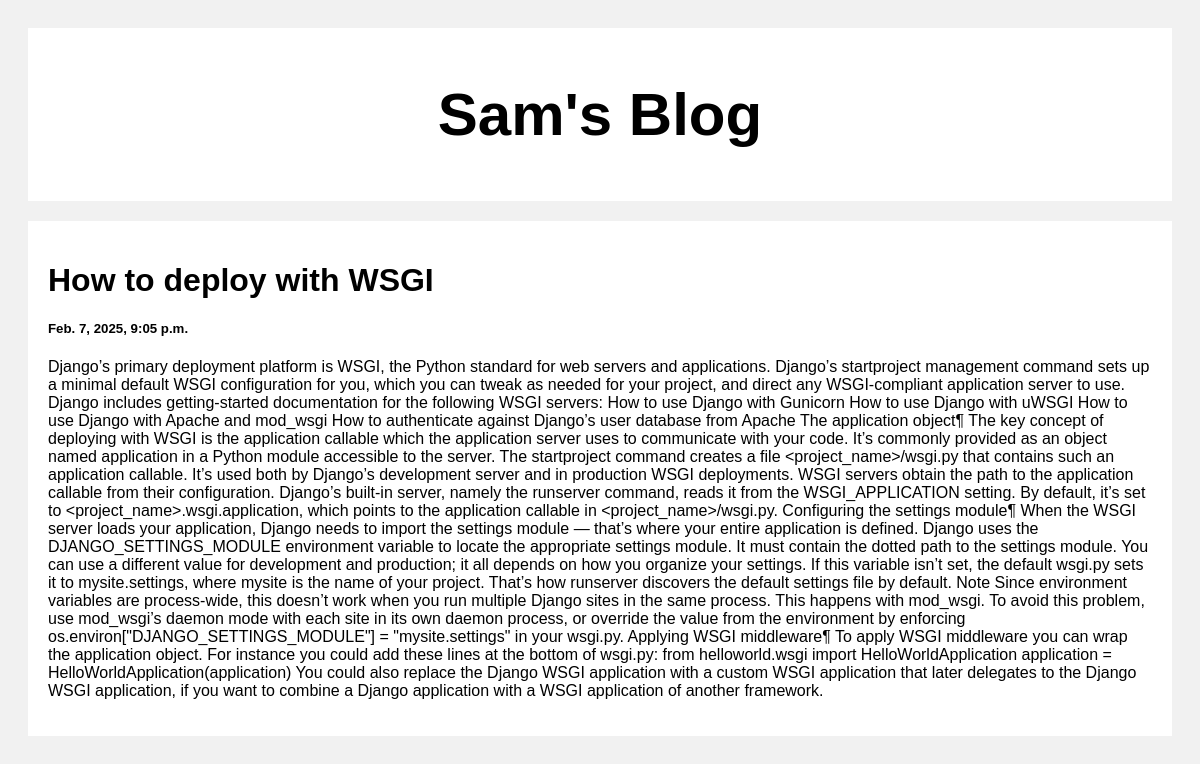
Screenshot of /post/2 with the database file from the repository.
### posts/models.py (models this page shows)
class Post(models.Model):
    title = models.CharField(max_length=100)
    created_at = models.DateTimeField(default=datetime.now, blank=True)
    body = models.CharField(max_length=1000000)

### posts/views.py (the view)
# urls.py: path('post/<str:pk>', views.post, name = "post")
def post(request, pk):
    post = Post.objects.get(id = pk)
    return render(request, "post.html", {'post': post})

### templates/post.html (shortened to what this page needs)
<!DOCTYPE html>
<html>
<head>
</head>
<body>
<div class="header">
  <h2>Sam's Blog</h2>
</div>
<div class="row">
  <div class="leftcolumn">
    <div class="card">
        <h1>{{post.title}}</h1>
        <h5>{{post.created_at}}</h5>
        <p>{{post.body}}</p>
    </div>
  </div>
</div>
</body>
</html>

### templates/post.html (style rules this page uses)
* { box-sizing: border-box; }
body { font-family: Arial; padding: 20px; background: #f1f1f1; }
.header { padding: 2px; font-size: 40px; text-align: center; background: white; }
.leftcolumn { float: left; width: 100%; }
.card { background-color: white; padding: 20px; margin-top: 20px; }
.row:after { content: ""; display: table; clear: both; }

### rows the page displays
Post: title "How to deploy with WSGI", created_at "Feb. 7, 2025, 9:05 p.m.", body "Django’s primary deployment platform is WSGI, the Python standard for web servers and applications. Django’s startproject management command sets up a minimal default WSGI configuration for you, which you can tweak as needed for your project, and direct any WSGI-compliant application server to use. Django includes getting-started documentation for the following WSGI servers: How to use Django with Gunicorn How to use Django with uWSGI How to use Django with Apache and mod_wsgi How to authenticate against Django’s user database from Apache The application object¶ The key concept of deploying with WSGI is the application callable which the application server uses to communicate with your…"
